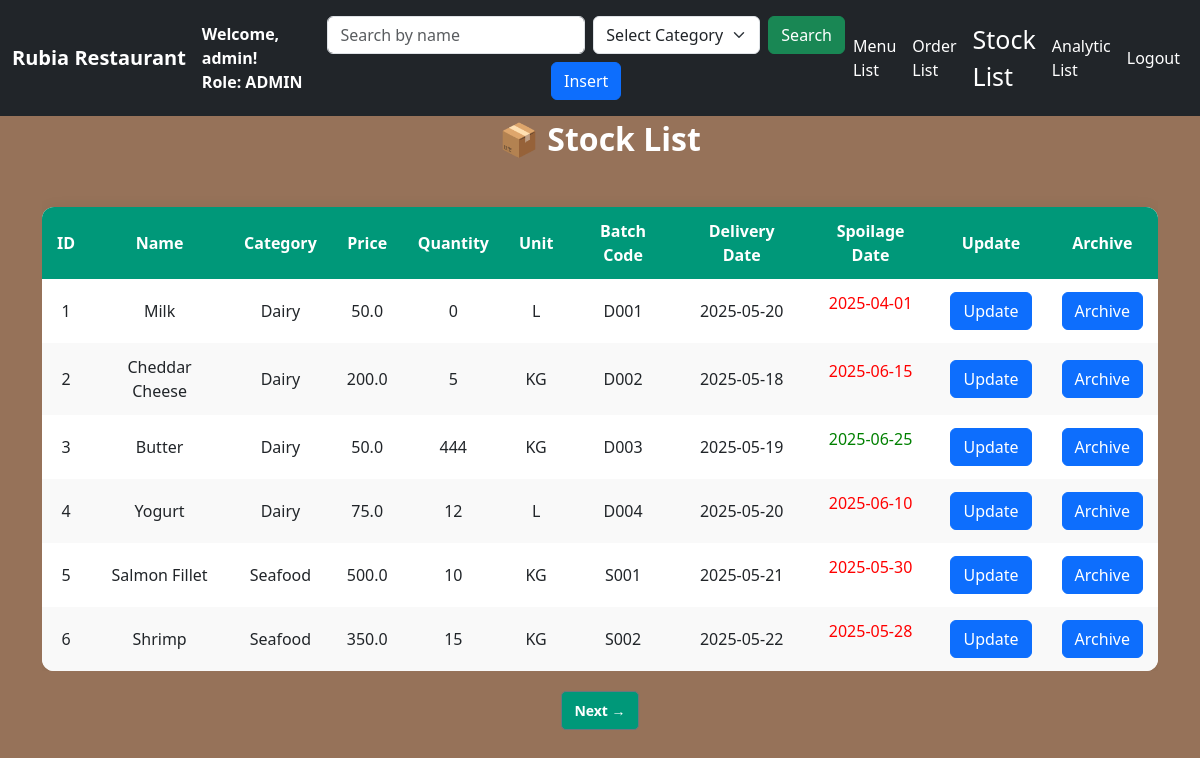
/stock/list (signed in), run on the app's committed database.
### function/model.py (models this page shows)
class Kitchen_Stock(SQLModel,table=True):
    id:             int                  = Field(default=None,primary_key=True)           #Visible    #Visible      #HIDE
    quantity:       int                  = Field()                                        #Visible    #Visible      #Visible
    price:          float                = Field()                                        #Visible    #Visible      #Visible
    category:       CategoryEnum         = Field()                                        #Visible    #Visible      #Visible
    batch_code:     str                  = Field(nullable=False,max_length=6,unique=True) #Visible    #Visible      #HIDE
    name:           str                  = Field(nullable=False, max_length=56)           #Visible    #Visible      #Visible
    unit:           UnitEnum             = Field()                                        #Visible    #Visible      #Visible
    delivery_date:  datetime.date        = Field(default=date.today())                    #Visible    #Visible      #HIDE
    spoilage_date:  datetime.date        = Field()                                        #Visible    #Visible      #HIDE
    is_archive:     bool                 = Field(default=False)                           #Visible     #Hide        #Hide

### main.py (the view, shortened to what this page needs)
@app.route("/stock/list",methods=['GET','POST'])
def stock_list():
    if 'user_id' not in flask_session:
        return redirect(url_for('login'))
    username = flask_session.get('username')
    role =   flask_session.get('role')
    role = flask_session.get('role')
    if role not in ['ADMIN', 'EMPLOYEE']:
        flash('You cannot Edit this','error')
        return redirect(url_for('restrict_access'))
    page = request.args.get('page',1,type=int)
    with DbaseSession(engine) as session:
        stmt = select(Kitchen_Stock).where(Kitchen_Stock.is_archive == False)
        data = session.exec(stmt).all()
    PER_PAGE = 6
    total = len(data)
    start = (page - 1) * PER_PAGE
    end = start + PER_PAGE
    paginated_data = data[start:end]
    context = {
        'stock_list': paginated_data,
        'username': username,
        'role': role,
        'page': page,
        'total_pages': (total + PER_PAGE - 1) // PER_PAGE,
        'date_condition':today
    }
    return render_template('stock_list.html',**context)

### function/model.py (called while the page is built)
    def __str__(self):
        return self.value

    def __str__(self):
        return self.value

### templates/stock_list.html (shortened to what this page needs)
<!DOCTYPE html>
<html lang="en">
<head>
  <link href="https://cdn.jsdelivr.net/npm/bootstrap@5.3.6/dist/css/bootstrap.min.css" rel="stylesheet">
</head>
<body>
  <nav class="navbar navbar-expand-lg navbar-dark bg-dark fixed-top">
    <div class="container-fluid">
      <a class="navbar-brand fw-bold">Rubia Restaurant</a>
      <div class="d-flex flex-column text-white me-3">
        <span class="fw-bold">Welcome, {{ username }}!</span>
        <span class="fw-bold">Role: {{ role }}</span>
      </div>
      <div class="collapse navbar-collapse justify-content-between" id="navbarNav">
        <form class="d-flex flex-wrap align-items-center justify-content-center mx-auto my-2"
        action="/stock/list" method="POST" style="max-width: 800px; width: 100%; gap: 0.5rem;">
          <div class="flex-grow-1" style="min-width: 180px;">
          <input type="text" class="form-control" name="query_name" placeholder="Search by name">
          </div>
          <div style="min-width: 160px;">
          <select id="category" name="query_category" class="form-select">
          <option value="">Select Category</option>
          </select>
          </div>
          <div>
          <button type="submit" class="btn btn-success">Search</button>
          </div>
          {% if role == 'ADMIN' %}
          <div>
          <button type="button" class="btn btn-primary" data-bs-toggle="modal" data-bs-target="#EditModalInsert">
          Insert
          </button>
          </div>
          {% endif %}
          </form>
        <ul class="navbar-nav align-items-center">
          {% if role in ['ADMIN', 'EMPLOYEE'] %}
          <li class="nav-item"><a class="nav-link text-white" href="/menu/list">Menu List</a></li>
          <li class="nav-item"><a class="nav-link text-white" href="/order/list">Order List</a></li>
          <li class="nav-item"><a class="nav-link text-white" href="/stock/list" style="font-size:25px;">Stock List</a></li>
          <li class="nav-item"><a class="nav-link text-white" href="/analytic/list">Analytic List</a></li>
          {% endif %}
          <li class="nav-item"><a class="nav-link text-white" href="/logout">Logout</a></li>
        </ul>
      </div>
    </div>
  </nav>
  <div class="container">
    <h2 class="section-title"><p class="color:white;">📦 Stock List</p></h2>
    <div class="table-responsive">
      <table class="styled-table mt-4">
        <thead>
          <tr>
            <th>ID</th>
            <th>Name</th>
            <th>Category</th>
            <th>Price</th>
            <th>Quantity</th>
            <th>Unit</th>
            {% if role == 'ADMIN' or role == 'EMPLOYEE' %}
                <th>Batch Code</th>
                <th>Delivery Date</th>
                <th>Spoilage Date</th>
                {% if role == 'ADMIN' %}
                        <th>Update</th>
                        <th>Archive</th>
                {% elif role =='EMPLOYEE' %}
                        <th>Archive</th>
                {% endif %}
            {% endif %}
          </tr>
        </thead>
        <tbody>
          {% for item in stock_list %}
          <tr>
            <td>{{ loop.index }}</td>
            <td>{{ item.name }}</td>
            <td>{{ item.category }}</td>
            <td>{{ item.price }}</td>
            <td>{{ item.quantity }}</td>
            <td>{{ item.unit }}</td>
            {% if role == 'ADMIN' or role == 'EMPLOYEE' %}
            <td>{{ item.batch_code }}</td>
            <td>{{ item.delivery_date }}</td>
            {% if item.spoilage_date >= date_condition %}
                <td>
                  <p style="color:green">{{ item.spoilage_date }}</p>
                </td>
            {% else %}
                <td>
                  <p style="color:red">{{ item.spoilage_date }}</p>
                </td>
            {% endif %}
            {% if role == 'ADMIN' %}
            <td><button type="button" class="btn btn-primary" data-bs-toggle="modal" data-bs-target="#EditModalUpdate{{ item.id }}">Update</button></td>
            <td><button type="button" class="btn btn-primary" data-bs-toggle="modal" data-bs-target="#EditModalArchive{{ item.id }}">Archive</button></td>
            {% elif role == 'EMPLOYEE' %}
            <td><button type="button" class="btn btn-primary" data-bs-toggle="modal" data-bs-target="#EditModalUpdate{{ item.id }}">Update</button></td>
            {% endif %}
            {% endif %}
          </tr>
          {% endfor %}
        </tbody>
      </table>
    </div>
    <div class="pagination-links">
      {% if page < total_pages %}
        <a href="{{ url_for('stock_list', page=page+1) }}" class="btn btn-outline-secondary btn-sm">Next →</a>
      {% endif %}
    </div>
  </div>
</body>
</html>

### templates/stock_list.html (style rules this page uses)
body { background-color: #967259; padding-top: 70px; font-family: 'Segoe UI', Tahoma, Geneva, Verdana, sans-serif; }
.navbar { background-color: #198754; }
.navbar .nav-link, .navbar .navbar-brand { color: #fff !important; }
.styled-table { width: 100%; border-collapse: collapse; border-radius: 12px; overflow: hidden; box-shadow: 0 0 15px rgba(0, 0, 0, 0.05); background-color: white; }
.styled-table thead { background-color: #009879; color: white; text-align: center; }
.styled-table th, .styled-table td { padding: 12px 15px; text-align: center; }
.styled-table tbody tr:nth-of-type(even) { background-color: #f9f9f9; }
.pagination-links { display: flex; justify-content: center; gap: 10px; margin-top: 20px; color:#009879; }
h2.section-title { font-weight: 700; color: white; text-align: center; margin-bottom: 25px; }
.container { margin-top:50px; }
.pagination-links a { background-color: #009879; color: white; padding: 8px 12px; border-radius: 5px; text-decoration: none; font-weight: bold; }

### data on the page
Kitchen_Stock: name "Milk", category "Dairy", price "50.0", quantity "0", unit "L", batch_code "D001", delivery_date "2025-05-20", spoilage_date "2025-04-01"
Kitchen_Stock: name "Cheddar Cheese", category "Dairy", price "200.0", quantity "5", unit "KG", batch_code "D002", delivery_date "2025-05-18", spoilage_date "2025-06-15"
Kitchen_Stock: name "Butter", category "Dairy", price "50.0", quantity "444", unit "KG", batch_code "D003", delivery_date "2025-05-19", spoilage_date "2025-06-25"
Kitchen_Stock: name "Yogurt", category "Dairy", price "75.0", quantity "12", unit "L", batch_code "D004", delivery_date "2025-05-20", spoilage_date "2025-06-10"
Kitchen_Stock: name "Salmon Fillet", category "Seafood", price "500.0", quantity "10", unit "KG", batch_code "S001", delivery_date "2025-05-21", spoilage_date "2025-05-30"
Kitchen_Stock: name "Shrimp", category "Seafood", price "350.0", quantity "15", unit "KG", batch_code "S002", delivery_date "2025-05-22", spoilage_date "2025-05-28"

### other printed values
{{ username }} "admin"
{{ role }} "ADMIN"
